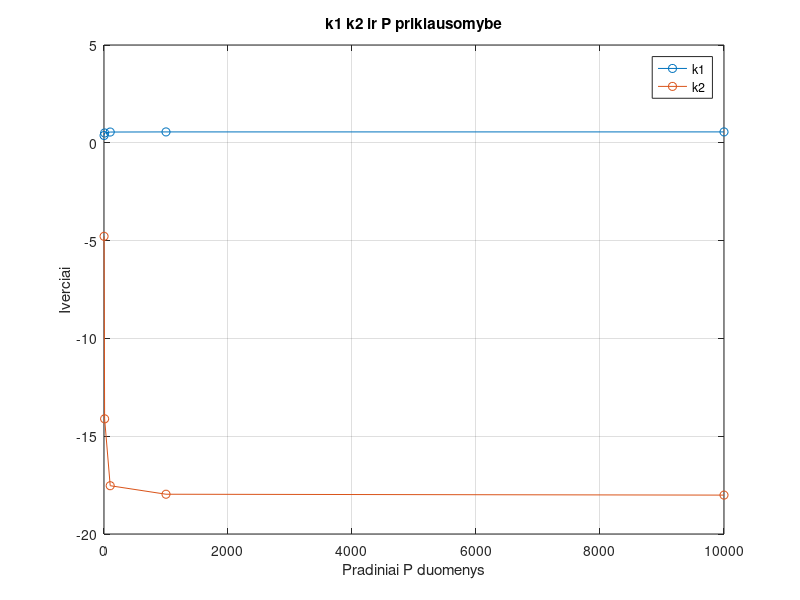

Write MATLAB code to recreate this figure.
%sukuriame duotu duomenu transponuotas (column vector) matricas
t_C = [13 14 17 18 19 15 13 31 32 29 27]';
t_F = [55 58 63 65 66 59 56 87 90 85 81]';

%sukuriame parametru kintamuosius
n = length(t_F); %dydis pagal duomenu kieki
F = [t_F, ones(n,1)]; %[t_F, 1] antras stulpelis skirtas atsizvelgt i triuksma k2
b = t_C;
%P = 1000 * eye(2); %kovariacijos (kintamuju skirtumo) matrica 
P_values = [1, 10, 100, 1000, 10000];
%x = [0; 0];%k1 k2 
k1 = zeros(length(n), 1);
k2 = zeros(length(n), 1);
%P_values = zeros(length(n), 1);
%kintamieji grafikui
%RLSE
for p = 1:length(P_values) %atliekamas RLSE su skirtingom pradinem P reiksmem
   P = P_values(p) * eye(2);
   
   x = [0; 0];
    for i= 1:n
    Fi=F(i,:); %del geresnio skaitomumo
    
    %gain vector apskaiciavimas, nusako koki svori tures koeficientai k1 k2
    K=P*Fi' / (Fi * P * Fi' + 1);
    
    %atnaujiname parametru ivercius
    x=x + K*(b(i) - Fi * x);
    %atnaujinama stiprinimo(kovariacijos?) matrica
    P=P-K*Fi*P;
    
    end

    k1(p) = x(1);
    k2(p) = x(2);
    fprintf('x ivertis taikant RLSE = %f\n\t\t\t\t\t\t %f\n',x(1),x(2));
end
% k2 netikslus, paieskot kodel
k1

k_pinv= pinv(F)*b;
fprintf('x ivertis taikant pinv() = %f\n\t\t\t\t\t\t %f\n',k_pinv(1),k_pinv(2));

k1_t=5/9;
k2_t=-17-(7/9);
fprintf('k tikrieji = %f\n\t\t\t\t\t\t %f\n',k1_t,k2_t);
%RLSE kiek tikslesnis, su pareguota P matrica galima pasiekt dar geresniu
%rezultatu

% k1,k2 ir P priklausomybes atvaizdavimas
figure;
plot(P_values, k1, '-o', 'DisplayName', 'k1');
hold on;
plot(P_values, k2, '-o', 'DisplayName', 'k2');
hold off;

grid on;
xlabel('Pradiniai P duomenys');
ylabel('Iverciai');
title('k1 k2 ir P priklausomybe');
legend;















%RLSE>LSE del vis atnaujinimo ivercio, reikalauja maziau atminties talpint
%duomenis


